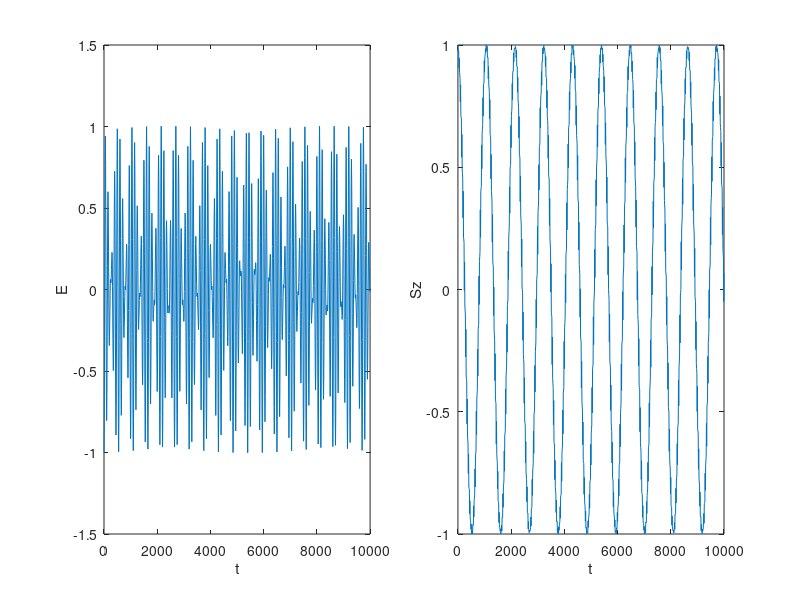

MATLAB code to generate this figure:
clear;
% close all;
clc;
format long
tic;

T_max = 10000;
dt = 10;
t = 0:dt:T_max;
nt = length(t);
Jz = 1;
Jx = 0.1;
omega = 0.01;

sigmax = [0 1; 1 0];
sigmay = 1i*[0 -1; 1 0];
sigmaz = [1 0; 0 -1];
I2 = eye(2);

Et = zeros(nt,1);
phit = zeros(2,nt);
Szt = zeros(nt,1);

phi0 = [1;0];
H0 = -Jz*sigmaz + Jx*sigmax;
Et(1) = phi0'*H0*phi0;
Szt(1) = abs(phi0(1))^2-abs(phi0(2))^2;
phi = phi0;

for i = 2:nt
    H = -Jz*cos(omega*2*pi*t(i))*sigmaz + Jx*sigmax;
    [V,D] = eig(H);
    e = diag(D);
    trans = V'*phi;
    phi = V*(exp(-1i*e*dt).*trans);
    Szt(i) = abs(phi(1))^2-abs(phi(2))^2;
    Et(i) = real(phi'*H*phi);
    phit(:,i) = phi;
end

figure
set(gcf, 'position', [100 70 1700 900]);
subplot(1,2,1)
plot(t,Et)
xlabel('t')
ylabel('E')

subplot(1,2,2)
plot(t,Szt)
xlabel('t')
ylabel('Sz')

toc;